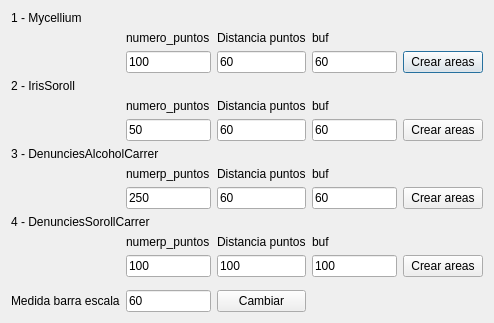
<?xml version="1.0" encoding="UTF-8"?>
<ui version="4.0">
 <class>sorollDialogBase</class>
 <widget class="QDialog" name="sorollDialogBase">
  <property name="geometry">
   <rect>
    <x>0</x>
    <y>0</y>
    <width>494</width>
    <height>323</height>
   </rect>
  </property>
  <property name="windowTitle">
   <string>soroll</string>
  </property>
  <layout class="QGridLayout" name="gridLayout">
   <item row="6" column="1" colspan="2">
    <widget class="QLabel" name="label_8">
     <property name="text">
      <string>3 - DenunciesAlcoholCarrer</string>
     </property>
    </widget>
   </item>
   <item row="4" column="2">
    <widget class="QLabel" name="label_5">
     <property name="text">
      <string>numero_puntos</string>
     </property>
    </widget>
   </item>
   <item row="7" column="2">
    <widget class="QLabel" name="label_7">
     <property name="text">
      <string>numerp_puntos</string>
     </property>
    </widget>
   </item>
   <item row="5" column="4">
    <widget class="QLineEdit" name="buf2">
     <property name="text">
      <string>60</string>
     </property>
    </widget>
   </item>
   <item row="8" column="4">
    <widget class="QLineEdit" name="buf3">
     <property name="text">
      <string>60</string>
     </property>
    </widget>
   </item>
   <item row="11" column="3">
    <widget class="QLabel" name="label_12">
     <property name="text">
      <string>Distancia puntos</string>
     </property>
    </widget>
   </item>
   <item row="11" column="4">
    <widget class="QLabel" name="label_16">
     <property name="text">
      <string>buf</string>
     </property>
    </widget>
   </item>
   <item row="8" column="3">
    <widget class="QLineEdit" name="dis3">
     <property name="text">
      <string>60</string>
     </property>
    </widget>
   </item>
   <item row="4" column="4">
    <widget class="QLabel" name="label_14">
     <property name="text">
      <string>buf</string>
     </property>
    </widget>
   </item>
   <item row="7" column="3">
    <widget class="QLabel" name="label_9">
     <property name="text">
      <string>Distancia puntos</string>
     </property>
    </widget>
   </item>
   <item row="2" column="5">
    <widget class="QPushButton" name="areas1">
     <property name="text">
      <string>Crear areas</string>
     </property>
    </widget>
   </item>
   <item row="4" column="3">
    <widget class="QLabel" name="label_6">
     <property name="text">
      <string>Distancia puntos</string>
     </property>
    </widget>
   </item>
   <item row="7" column="4">
    <widget class="QLabel" name="label_15">
     <property name="text">
      <string>buf</string>
     </property>
    </widget>
   </item>
   <item row="8" column="5">
    <widget class="QPushButton" name="areas3">
     <property name="text">
      <string>Crear areas</string>
     </property>
    </widget>
   </item>
   <item row="2" column="2">
    <widget class="QLineEdit" name="npun1">
     <property name="text">
      <string>100</string>
     </property>
    </widget>
   </item>
   <item row="0" column="1">
    <widget class="QLabel" name="label">
     <property name="text">
      <string>1 - Mycellium</string>
     </property>
    </widget>
   </item>
   <item row="12" column="3">
    <widget class="QLineEdit" name="dis4">
     <property name="text">
      <string>100</string>
     </property>
    </widget>
   </item>
   <item row="8" column="2">
    <widget class="QLineEdit" name="npun3">
     <property name="text">
      <string>250</string>
     </property>
    </widget>
   </item>
   <item row="5" column="2">
    <widget class="QLineEdit" name="npun2">
     <property name="text">
      <string>50</string>
     </property>
    </widget>
   </item>
   <item row="2" column="4">
    <widget class="QLineEdit" name="buf1">
     <property name="text">
      <string>60</string>
     </property>
    </widget>
   </item>
   <item row="11" column="2">
    <widget class="QLabel" name="label_10">
     <property name="text">
      <string>numerp_puntos</string>
     </property>
    </widget>
   </item>
   <item row="3" column="1">
    <widget class="QLabel" name="label_2">
     <property name="text">
      <string>2 - IrisSoroll</string>
     </property>
    </widget>
   </item>
   <item row="5" column="3">
    <widget class="QLineEdit" name="dis2">
     <property name="text">
      <string>60</string>
     </property>
    </widget>
   </item>
   <item row="5" column="5">
    <widget class="QPushButton" name="areas2">
     <property name="text">
      <string>Crear areas</string>
     </property>
    </widget>
   </item>
   <item row="2" column="3">
    <widget class="QLineEdit" name="dis1">
     <property name="text">
      <string>60</string>
     </property>
    </widget>
   </item>
   <item row="1" column="3">
    <widget class="QLabel" name="label_4">
     <property name="text">
      <string>Distancia puntos</string>
     </property>
    </widget>
   </item>
   <item row="12" column="2">
    <widget class="QLineEdit" name="npun4">
     <property name="text">
      <string>100</string>
     </property>
    </widget>
   </item>
   <item row="1" column="2">
    <widget class="QLabel" name="label_3">
     <property name="text">
      <string>numero_puntos</string>
     </property>
    </widget>
   </item>
   <item row="12" column="5">
    <widget class="QPushButton" name="areas4">
     <property name="text">
      <string>Crear areas</string>
     </property>
    </widget>
   </item>
   <item row="1" column="4">
    <widget class="QLabel" name="label_13">
     <property name="text">
      <string>buf</string>
     </property>
    </widget>
   </item>
   <item row="9" column="1" colspan="2">
    <widget class="QLabel" name="label_11">
     <property name="text">
      <string>4 - DenunciesSorollCarrer</string>
     </property>
    </widget>
   </item>
   <item row="12" column="4">
    <widget class="QLineEdit" name="buf4">
     <property name="text">
      <string>100</string>
     </property>
    </widget>
   </item>
   <item row="14" column="3">
    <widget class="QPushButton" name="barraEscala">
     <property name="text">
      <string>Cambiar</string>
     </property>
    </widget>
   </item>
   <item row="14" column="2">
    <widget class="QLineEdit" name="medidaBarraEscala">
     <property name="text">
      <string>60</string>
     </property>
    </widget>
   </item>
   <item row="14" column="1">
    <widget class="QLabel" name="label_17">
     <property name="text">
      <string>Medida barra escala</string>
     </property>
    </widget>
   </item>
   <item row="13" column="1" colspan="2">
    <spacer name="verticalSpacer">
     <property name="orientation">
      <enum>Qt::Vertical</enum>
     </property>
     <property name="sizeHint" stdset="0">
      <size>
       <width>20</width>
       <height>40</height>
      </size>
     </property>
    </spacer>
   </item>
  </layout>
 </widget>
 <resources/>
 <connections/>
</ui>
